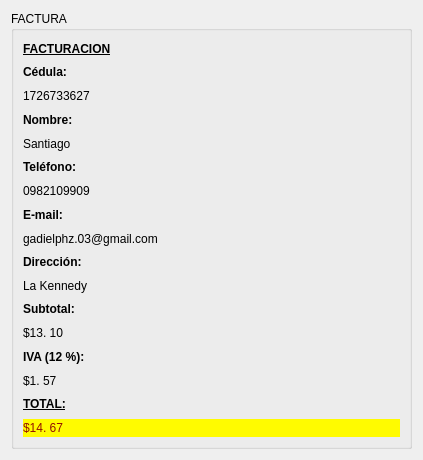
<?xml version="1.0" encoding="UTF-8"?>
<ui version="4.0">
 <class>Form</class>
 <widget class="QWidget" name="Form">
  <property name="geometry">
   <rect>
    <x>0</x>
    <y>0</y>
    <width>423</width>
    <height>460</height>
   </rect>
  </property>
  <property name="windowTitle">
   <string>Form</string>
  </property>
  <layout class="QHBoxLayout" name="horizontalLayout">
   <item>
    <widget class="QGroupBox" name="groupBox">
     <property name="title">
      <string>FACTURA</string>
     </property>
     <layout class="QVBoxLayout" name="verticalLayout">
      <item>
       <widget class="QLabel" name="label_17">
        <property name="text">
         <string>&lt;html&gt;&lt;head/&gt;&lt;body&gt;&lt;p&gt;&lt;span style=&quot; font-weight:700; text-decoration: underline;&quot;&gt;FACTURACION&lt;/span&gt;&lt;/p&gt;&lt;/body&gt;&lt;/html&gt;</string>
        </property>
       </widget>
      </item>
      <item>
       <widget class="QLabel" name="label">
        <property name="text">
         <string>&lt;html&gt;&lt;head/&gt;&lt;body&gt;&lt;p&gt;&lt;span style=&quot; font-weight:700;&quot;&gt;Cédula:&lt;/span&gt;&lt;/p&gt;&lt;/body&gt;&lt;/html&gt;</string>
        </property>
       </widget>
      </item>
      <item>
       <widget class="QLabel" name="label_6">
        <property name="text">
         <string>1726733627</string>
        </property>
       </widget>
      </item>
      <item>
       <widget class="QLabel" name="label_2">
        <property name="text">
         <string>&lt;html&gt;&lt;head/&gt;&lt;body&gt;&lt;p&gt;&lt;span style=&quot; font-weight:700;&quot;&gt;Nombre:&lt;/span&gt;&lt;/p&gt;&lt;/body&gt;&lt;/html&gt;</string>
        </property>
       </widget>
      </item>
      <item>
       <widget class="QLabel" name="label_7">
        <property name="text">
         <string>Santiago</string>
        </property>
       </widget>
      </item>
      <item>
       <widget class="QLabel" name="label_3">
        <property name="text">
         <string>&lt;html&gt;&lt;head/&gt;&lt;body&gt;&lt;p&gt;&lt;span style=&quot; font-weight:700;&quot;&gt;Teléfono:&lt;/span&gt;&lt;/p&gt;&lt;/body&gt;&lt;/html&gt;</string>
        </property>
       </widget>
      </item>
      <item>
       <widget class="QLabel" name="label_8">
        <property name="text">
         <string>0982109909</string>
        </property>
       </widget>
      </item>
      <item>
       <widget class="QLabel" name="label_4">
        <property name="text">
         <string>&lt;html&gt;&lt;head/&gt;&lt;body&gt;&lt;p&gt;&lt;span style=&quot; font-weight:700;&quot;&gt;E-mail:&lt;/span&gt;&lt;/p&gt;&lt;/body&gt;&lt;/html&gt;</string>
        </property>
       </widget>
      </item>
      <item>
       <widget class="QLabel" name="label_9">
        <property name="text">
         <string>gadielphz.03@gmail.com</string>
        </property>
       </widget>
      </item>
      <item>
       <widget class="QLabel" name="label_5">
        <property name="text">
         <string>&lt;html&gt;&lt;head/&gt;&lt;body&gt;&lt;p&gt;&lt;span style=&quot; font-weight:700;&quot;&gt;Dirección:&lt;/span&gt;&lt;/p&gt;&lt;/body&gt;&lt;/html&gt;</string>
        </property>
       </widget>
      </item>
      <item>
       <widget class="QLabel" name="label_10">
        <property name="text">
         <string>La Kennedy</string>
        </property>
       </widget>
      </item>
      <item>
       <widget class="QLabel" name="label_11">
        <property name="text">
         <string>&lt;html&gt;&lt;head/&gt;&lt;body&gt;&lt;p&gt;&lt;span style=&quot; font-weight:700;&quot;&gt;Subtotal:&lt;/span&gt;&lt;/p&gt;&lt;/body&gt;&lt;/html&gt;</string>
        </property>
       </widget>
      </item>
      <item>
       <widget class="QLabel" name="label_14">
        <property name="text">
         <string>$13. 10</string>
        </property>
       </widget>
      </item>
      <item>
       <widget class="QLabel" name="label_12">
        <property name="text">
         <string>&lt;html&gt;&lt;head/&gt;&lt;body&gt;&lt;p&gt;&lt;span style=&quot; font-weight:700;&quot;&gt;IVA (12 %):&lt;/span&gt;&lt;/p&gt;&lt;/body&gt;&lt;/html&gt;</string>
        </property>
       </widget>
      </item>
      <item>
       <widget class="QLabel" name="label_15">
        <property name="text">
         <string>$1. 57</string>
        </property>
       </widget>
      </item>
      <item>
       <widget class="QLabel" name="label_13">
        <property name="text">
         <string>&lt;html&gt;&lt;head/&gt;&lt;body&gt;&lt;p&gt;&lt;span style=&quot; font-weight:700; text-decoration: underline;&quot;&gt;TOTAL:&lt;/span&gt;&lt;/p&gt;&lt;/body&gt;&lt;/html&gt;</string>
        </property>
       </widget>
      </item>
      <item>
       <widget class="QLabel" name="label_16">
        <property name="styleSheet">
         <string notr="true">background-color: rgb(255, 251, 0);
color: rgb(0, 0, 0);
color: rgb(255, 255, 255);</string>
        </property>
        <property name="text">
         <string>&lt;html&gt;&lt;head/&gt;&lt;body&gt;&lt;p&gt;&lt;span style=&quot; color:#941100;&quot;&gt;$14. 67&lt;/span&gt;&lt;/p&gt;&lt;/body&gt;&lt;/html&gt;</string>
        </property>
       </widget>
      </item>
     </layout>
    </widget>
   </item>
  </layout>
 </widget>
 <resources/>
 <connections/>
</ui>
